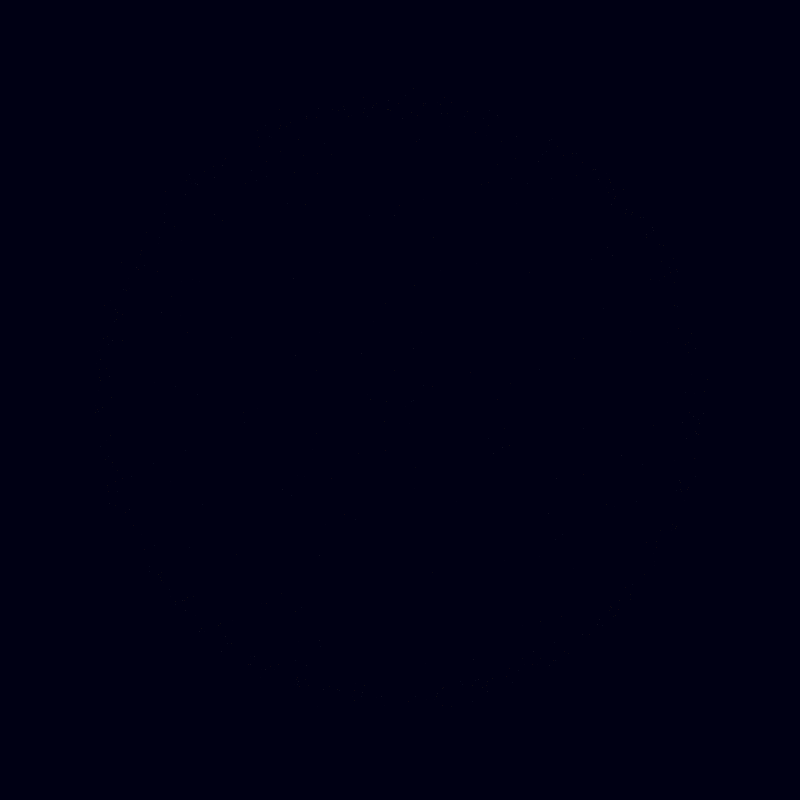
Frame 1 (no input)
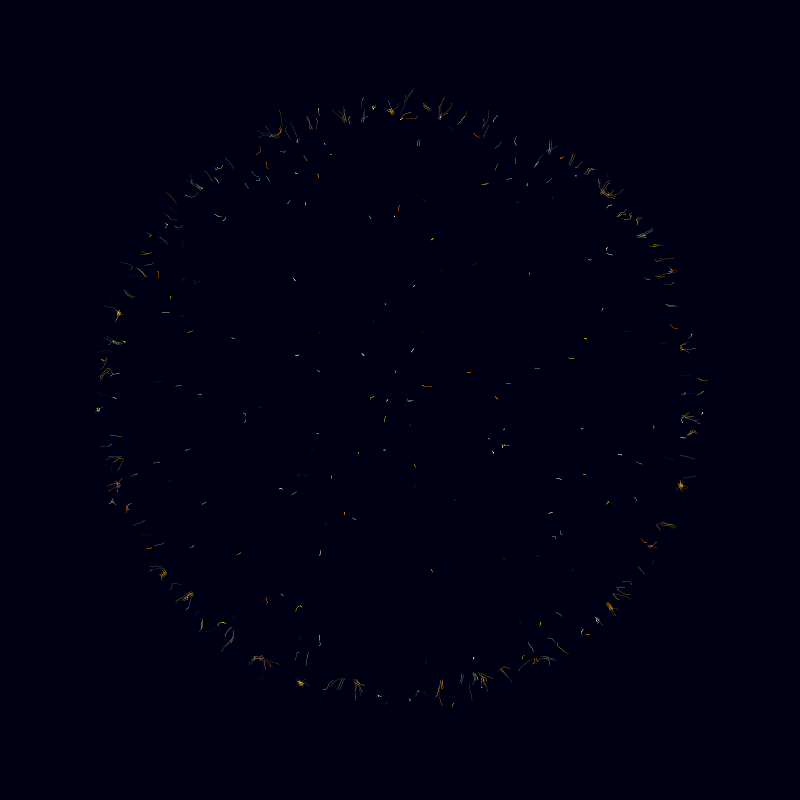
Frame 60 (the mouse pressed at the canvas centre just before this capture)
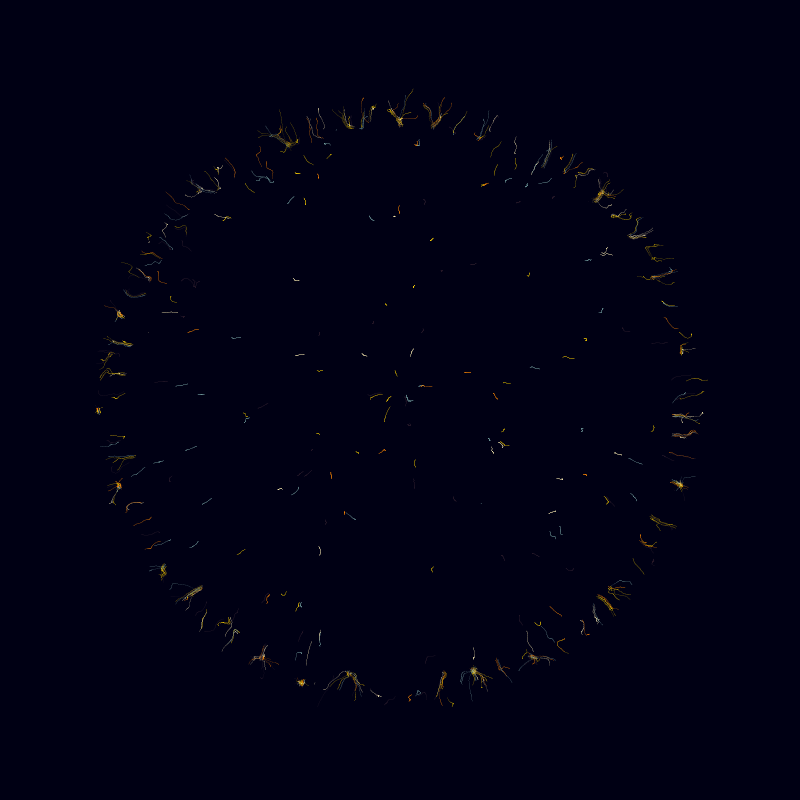
Frame 120 (the mouse held since frame 60 and released just before this capture)

The Processing sketch that drew these frames (run headless with seeded random() and noise(); from frame 60 on, the mouse is pressed at the canvas centre):

// Processing sketch: build
// ── build.pde
/*
*
* step3 --> Attribue Love Factor
*
* let's introduce another attribute of our particle. it will be nonnegative
* floating point value. call it mooc. rule :
* our particles love each other when they have similar mood. hate otherwise.
* that means that we have to calculate similarity factor between moods to get love
* factor. it should be between (-1, 1). where 1 means 100% love and -1 means 100% hate.
* what can be mood ?
* initial angle
* noise value from current position and time (mood changes while particles moves and times goes on)
* some vector field
* etc..
*
*/
// -------- VARS

// number of particles
final static int N = 500;

// colors
final static color[] cols = { #FF8A00, #FFD200, #749D9D, #FCF5B3, #B39500, #272429 };
// collection of all particles
ArrayList<Particle> particles = new ArrayList<Particle>(N);
//
float time = 0.0;

// -------- SETUP

void setup() {
  size(800, 800);
  noFill();
  smooth(8);
  strokeWeight(0.7);
  background(0, 0, 20);

  // init particles
  for(int i=0; i<N; i++) {
    particles.add( new Particle(i) );
  }
}

// -------- DRAW

void draw() {
  for(Particle p : particles) {
    // love/hate vector
    float lovex = 0.0;
    float lovey = 0.0;

    for(Particle o : particles) {
      // do not compare with yourself
      if(p.id != o.id) {
        // calculate vector to get distance and direction
        PVector v = new PVector(o.x-p.x, o.y-p.y);
        float distance = v.mag();
        float angle = v.heading();

        // love !
        float love = 1.0 / distance;
        // or hate...
        if (distance<2.0) love = -love;
        // mood factor
        love *= p.moodSimilarity(o);
        // not too fast
        love *= 0.5;

        // update love vector
        lovey += love * sin(angle);
        lovex += love * cos(angle);
      }

      // calculated love vector will be our speed in resultant direction
      p.dx = lovex;
      p.dy = lovey;
    }
  }

  // update and draw
  for(Particle p : particles) {
    p.update();
    p.draw();
  }
  time += 0.001;
}

// -------- FUNCTIONS

class Particle {
  // position
  float x, y;
  // velocity
  float dx, dy;
  // id
  int id;
  // life length
  float age;
  // some random color
  color c = cols[(int)random(cols.length)];

  // mood factor
  float mood;

  void reset() {
    // distribute initial point on the ring, more near the outer edge, distorted
    float angle = random(TWO_PI);
    float r = 5.0*randomGaussian() + (width/2-100)*(1.0-pow(random(1.0), 7.0));
    x = cos(angle)*r;
    y = sin(angle)*r;
    // set random age
    age = (int)random(100, 2000);
    calcMood();
  }

  void draw() {
    stroke(c,50);
    point(x+width/2, y+height/2);
  }

  // update position with externally calculated speed
  // check also age
  void update() {
    if(--age < 0) {
      reset();
      } else {
        x += dx;
        y += dy;
        calcMood();
      }
    }

    Particle(int i) {
      id = i;
      reset();
    }

    // compare moods
    float moodSimilarity(Particle p) {
      return 1.0-abs(p.mood-this.mood);
    }
    // calculate current mood
    private void calcMood() {
      mood = sin(noise(x/10.0, y/10.0, time)*TWO_PI);
    }
  }

  //
  void keyPressed() {
    if(key == 'n') noLoop();
    if(key == 'l') loop();
  }
  // -------- END
